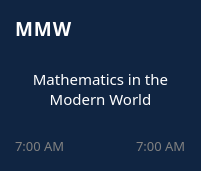
<?xml version="1.0" encoding="UTF-8"?>
<ui version="4.0">
 <class>Form</class>
 <widget class="QWidget" name="Form">
  <property name="geometry">
   <rect>
    <x>0</x>
    <y>0</y>
    <width>201</width>
    <height>171</height>
   </rect>
  </property>
  <property name="minimumSize">
   <size>
    <width>201</width>
    <height>171</height>
   </size>
  </property>
  <property name="maximumSize">
   <size>
    <width>201</width>
    <height>171</height>
   </size>
  </property>
  <property name="windowTitle">
   <string/>
  </property>
  <property name="styleSheet">
   <string notr="true">QWidget{
	background: #102542;
	color: white; 
	font-family: Barlow
}</string>
  </property>
  <layout class="QVBoxLayout" name="verticalLayout_2">
   <property name="spacing">
    <number>0</number>
   </property>
   <property name="leftMargin">
    <number>0</number>
   </property>
   <property name="topMargin">
    <number>0</number>
   </property>
   <property name="rightMargin">
    <number>0</number>
   </property>
   <property name="bottomMargin">
    <number>0</number>
   </property>
   <item>
    <widget class="QWidget" name="widget" native="true">
     <layout class="QVBoxLayout" name="verticalLayout" stretch="0,1,0">
      <property name="spacing">
       <number>0</number>
      </property>
      <property name="leftMargin">
       <number>15</number>
      </property>
      <property name="topMargin">
       <number>15</number>
      </property>
      <property name="rightMargin">
       <number>15</number>
      </property>
      <property name="bottomMargin">
       <number>15</number>
      </property>
      <item>
       <layout class="QHBoxLayout" name="horizontalLayout">
        <item>
         <widget class="QLabel" name="label">
          <property name="font">
           <font>
            <family>Barlow</family>
            <pointsize>14</pointsize>
            <weight>75</weight>
            <bold>true</bold>
           </font>
          </property>
          <property name="styleSheet">
           <string notr="true">letter-spacing: 1px</string>
          </property>
          <property name="text">
           <string>MMW</string>
          </property>
          <property name="indent">
           <number>0</number>
          </property>
         </widget>
        </item>
        <item>
         <spacer name="horizontalSpacer">
          <property name="orientation">
           <enum>Qt::Horizontal</enum>
          </property>
          <property name="sizeHint" stdset="0">
           <size>
            <width>40</width>
            <height>20</height>
           </size>
          </property>
         </spacer>
        </item>
        <item>
         <widget class="QPushButton" name="pushButton">
          <property name="minimumSize">
           <size>
            <width>20</width>
            <height>20</height>
           </size>
          </property>
          <property name="maximumSize">
           <size>
            <width>20</width>
            <height>20</height>
           </size>
          </property>
          <property name="styleSheet">
           <string notr="true">QPushButton{
	border: none;
	border-radius: none;
	background: none;
	background-repeat: none;
	background-image: url(:/icons/menu_alt.png);
	background-position: center center;
}

QPushButton:hover{
	background: none;
	background-repeat: none;
	background-image: url(:/icons/menu_alt_2.png);
	background-position: center center;
}</string>
          </property>
         </widget>
        </item>
       </layout>
      </item>
      <item>
       <widget class="QLabel" name="label_2">
        <property name="font">
         <font>
          <family>Barlow</family>
          <pointsize>11</pointsize>
         </font>
        </property>
        <property name="text">
         <string>Mathematics in the Modern World</string>
        </property>
        <property name="alignment">
         <set>Qt::AlignCenter</set>
        </property>
        <property name="wordWrap">
         <bool>true</bool>
        </property>
        <property name="indent">
         <number>0</number>
        </property>
       </widget>
      </item>
      <item>
       <layout class="QHBoxLayout" name="horizontalLayout_2">
        <item>
         <widget class="QLabel" name="label_3">
          <property name="font">
           <font>
            <family>Barlow</family>
            <pointsize>10</pointsize>
           </font>
          </property>
          <property name="styleSheet">
           <string notr="true">color: gray</string>
          </property>
          <property name="text">
           <string>7:00 AM</string>
          </property>
         </widget>
        </item>
        <item>
         <spacer name="horizontalSpacer_2">
          <property name="orientation">
           <enum>Qt::Horizontal</enum>
          </property>
          <property name="sizeHint" stdset="0">
           <size>
            <width>40</width>
            <height>20</height>
           </size>
          </property>
         </spacer>
        </item>
        <item>
         <widget class="QLabel" name="label_4">
          <property name="font">
           <font>
            <family>Barlow</family>
            <pointsize>10</pointsize>
           </font>
          </property>
          <property name="styleSheet">
           <string notr="true">color: gray</string>
          </property>
          <property name="text">
           <string>7:00 AM</string>
          </property>
         </widget>
        </item>
       </layout>
      </item>
     </layout>
    </widget>
   </item>
  </layout>
 </widget>
 <resources>
  <include location="C:/Users/moral/Desktop/Resources/Resources.qrc"/>
 </resources>
 <connections/>
</ui>
